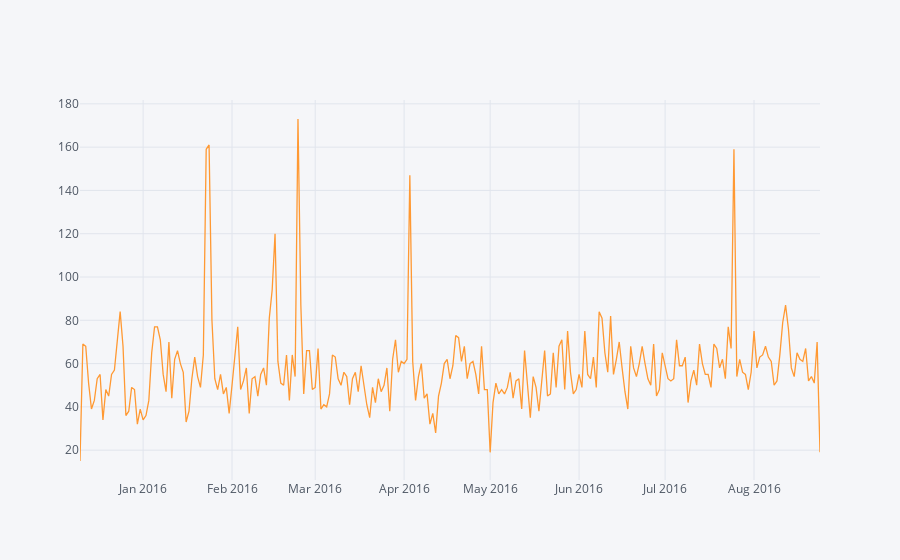

Notebook cell for this chart:
### Code cell
df[df.Reason == 'Fire'].groupby('Date')['lat'].count().iplot()

### Figure 1 — Plotly figure (JSON) as saved in the notebook; plotly's stock layout.template omitted (floating-point values rounded to 4 significant figures; data arrays with more than 128 entries replaced by an {"elided": "..."} marker saying what was removed)
{"data": [{"line": {"color": "rgba(255, 153, 51, 1.0)", "dash": "solid", "width": 1.3}, "mode": "lines", "name": "lat", "text": "", "type": "scatter", "x": {"elided": "259 str values"}, "y": {"elided": "259 int values"}}], "layout": {"legend": {"bgcolor": "#F5F6F9", "font": {"color": "#4D5663"}}, "paper_bgcolor": "#F5F6F9", "plot_bgcolor": "#F5F6F9", "titlefont": {"color": "#4D5663"}, "xaxis1": {"gridcolor": "#E1E5ED", "showgrid": true, "tickfont": {"color": "#4D5663"}, "title": "", "titlefont": {"color": "#4D5663"}, "zerolinecolor": "#E1E5ED"}, "yaxis1": {"gridcolor": "#E1E5ED", "showgrid": true, "tickfont": {"color": "#4D5663"}, "title": "", "titlefont": {"color": "#4D5663"}, "zerolinecolor": "#E1E5ED"}}}
